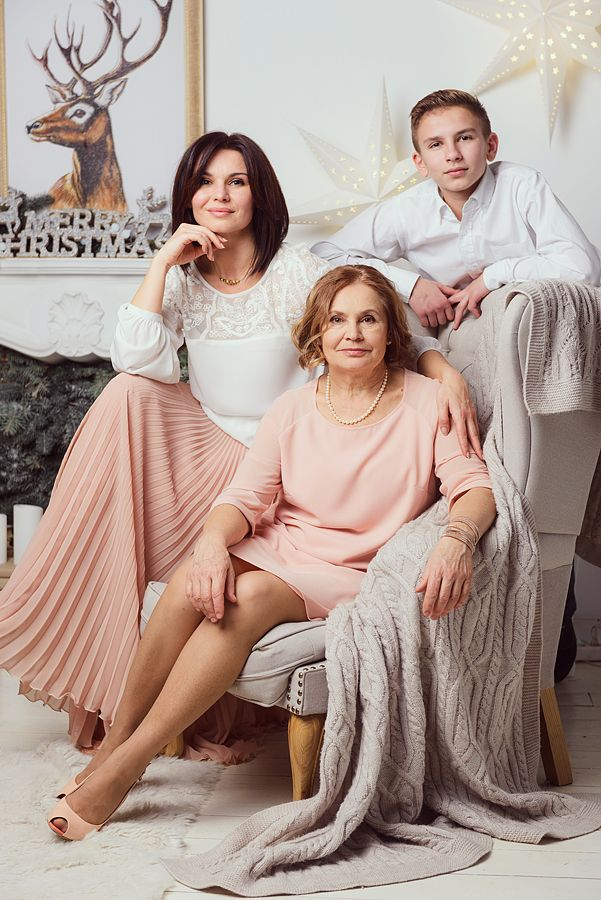
#> input picture 111.jpg, 601 x 900 px
$ jupyter execute Haar.ipynb
#> lines starting #> are read from the running program, lines starting #| are printed output that depends on the picture
[cell 1]
import cv2
import numpy as np

test_image = cv2.imread('111.jpg')
#> test_image is the input picture: shape (900, 601, 3); mean B, G, R 148.6, 157.5, 176.8
face_cascade = cv2.CascadeClassifier('haarcascade_frontalface_default.xml')
faces = face_cascade.detectMultiScale(cv2.cvtColor(test_image, cv2.COLOR_BGR2GRAY), 1.3, 5)
#> faces = [[411, 108, 85, 85], [186, 154, 73, 73], [313, 288, 80, 80]]

def detectFaces(img):
    for (x, y, w, h) in faces:
        half_height = h//2
        half_weight =  w//2
        center = (x + half_weight, y + half_height)
        cv2.ellipse(img, center,  (half_weight, half_height), 0, 0, 360, (255, 255, 255), 4)
        roi_color = img[y:y + h, x:x + w]
#> this loop made 3 passes
#> (x, y, w, h, half_height, half_weight, center) on passes 1 to 3: (411, 108, 85, 85, 42, 42, (453, 150)), (186, 154, 73, 73, 36, 36, (222, 190)), (313, 288, 80, 80, 40, 40, (353, 328))
#> pass 1, in detectFaces, `roi_color = img[y:y + h, x:x + w]`:
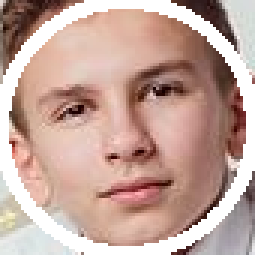
#> roi_color: shape (85, 85, 3) (shown 3 times larger); mean B, G, R 154.1, 164, 194.9
#> pass 2, in detectFaces, `roi_color = img[y:y + h, x:x + w]`:
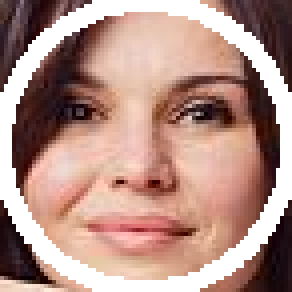
#> roi_color: shape (73, 73, 3) (shown 4 times larger); mean B, G, R 134.2, 144.2, 180.1
#> pass 3, in detectFaces, `roi_color = img[y:y + h, x:x + w]`:
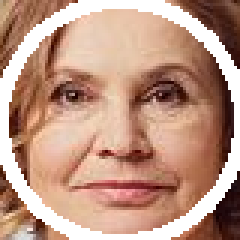
#> roi_color: shape (80, 80, 3) (shown 3 times larger); mean B, G, R 131.1, 150, 190.2

    cv2.imshow('Face detection', img)
    cv2.waitKey(0)
    cv2.imwrite('image.jpg', img)

detectFaces(test_image)
